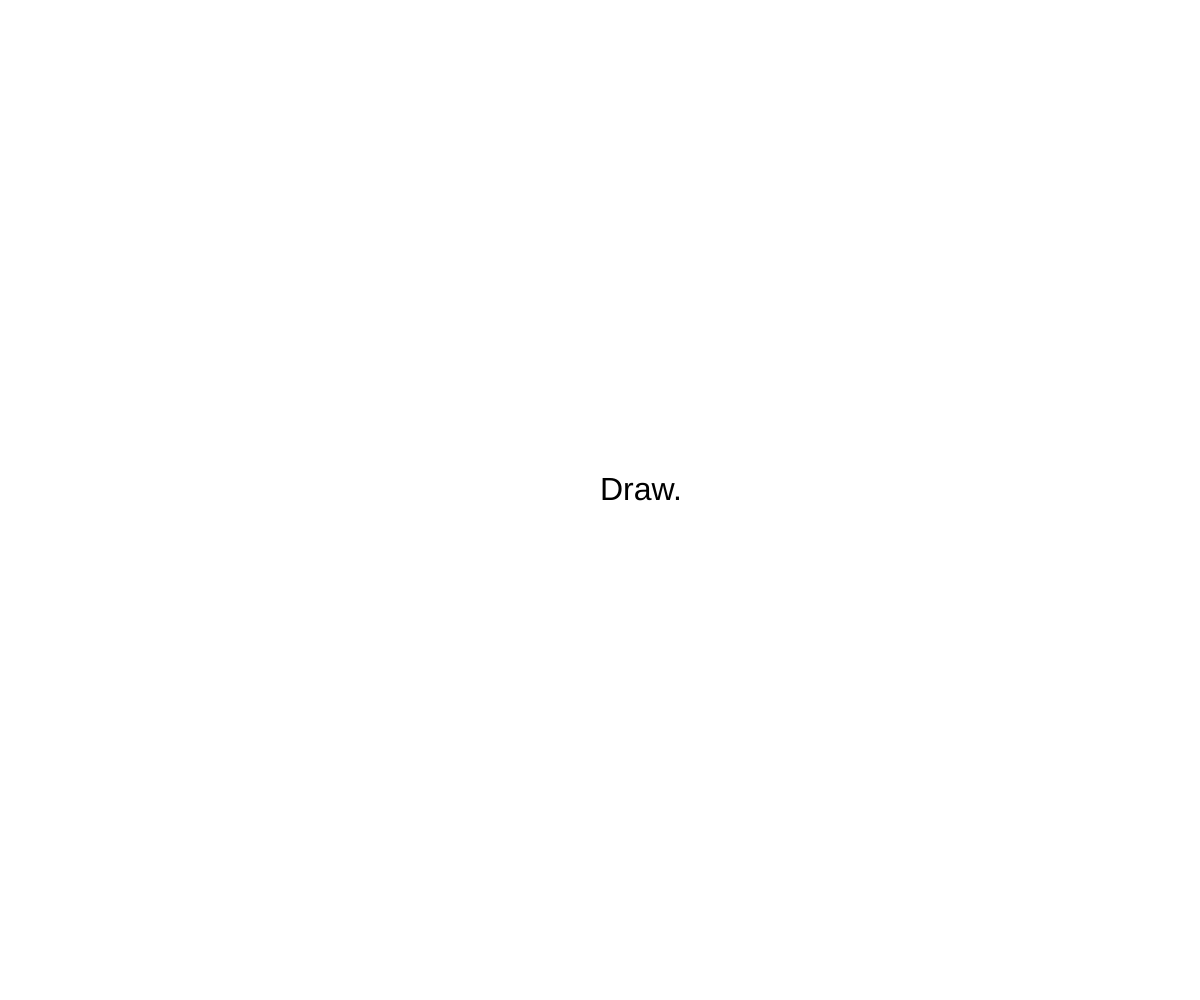
Frame 1 (no input)
Frame 60 (no input): identical to frame 1, image omitted
Frame 120 (the mouse pressed at the canvas centre since frame 60): identical to frame 1, image omitted

The p5.js sketch that drew this single still picture (run headless with seeded random() and noise() and a simulated clock; from frame 60 on, the mouse is pressed at the canvas centre):

// p5.js sketch
// ── sketch.js
let dots = [];

var colors = {
  r: 0,
  g: 0,
  b: 0,
}

var y = 0;
var y2 = 0;

function setup() {
    createCanvas(windowWidth, windowHeight);
    frameRate(100);
    push();
    fill(0);
    textSize(32);
    text("Draw.", width/2, height/2);
    pop();
}

function mouseDragged() {
    let r = random(0.01, 1.5);
    let b = new Dot(mouseX, mouseY, r);
    dots.push(b);
}

function draw() {
      var g = 0
      var b = 255
      var r = 255

    for (let i = 0; i < dots.length; i++) {
        dots[i].move();
        dots[i].show();

        colors.r = random(0, 255);
        colors.g = random(0, 255);
        colors.b = random(0, 255);
    }

    y = y - 1;
  if (y < 0) {
    y = 3000;
  }
  stroke('black');
  line(0, y, width, y);

  y2 = y2 - 1;
if (y2 < 0) {
  y2 = 7000;
}
stroke('white');
line(0, y2, width, y2);

}

class Dot {
    constructor(x, y, r) {
        this.x = x;
        this.y = y;
        this.r = r;
    }

    move() {
        this.x = this.x + random(-10, 10);
        this.y = this.y + random(-10, 10);
    }

    show() {
        noStroke();
        fill(colors.r, colors.g, colors.b);
        ellipse(this.x, this.y, this.r * 2);
    }
}
